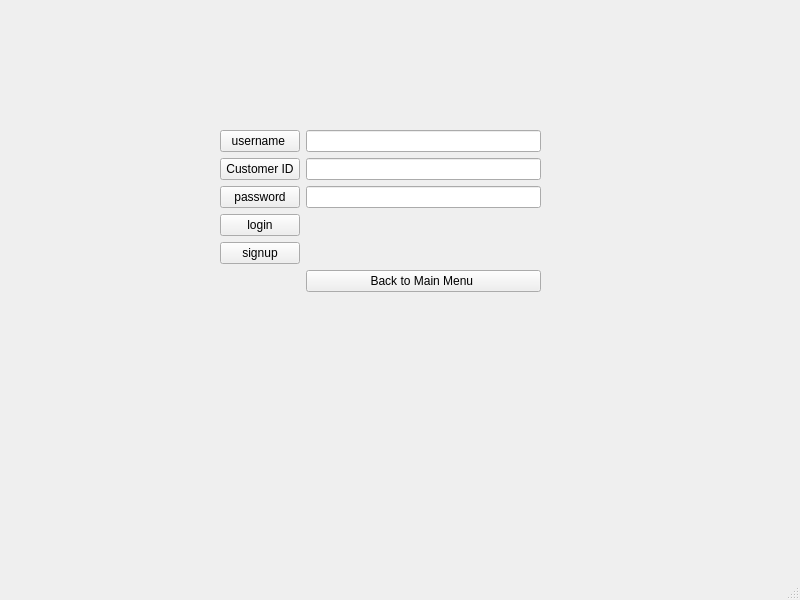
<?xml version="1.0" encoding="UTF-8"?>
<ui version="4.0">
 <class>CustomerLoginWindow</class>
 <widget class="QMainWindow" name="CustomerLoginWindow">
  <property name="geometry">
   <rect>
    <x>0</x>
    <y>0</y>
    <width>800</width>
    <height>600</height>
   </rect>
  </property>
  <property name="windowTitle">
   <string>MainWindow</string>
  </property>
  <widget class="QWidget" name="centralwidget">
   <widget class="QWidget" name="formLayoutWidget">
    <property name="geometry">
     <rect>
      <x>220</x>
      <y>130</y>
      <width>321</width>
      <height>221</height>
     </rect>
    </property>
    <layout class="QFormLayout" name="formLayout">
     <item row="0" column="0">
      <widget class="QPushButton" name="pushButton_username">
       <property name="text">
        <string>username </string>
       </property>
      </widget>
     </item>
     <item row="0" column="1">
      <widget class="QLineEdit" name="lineEdit_username"/>
     </item>
     <item row="2" column="0">
      <widget class="QPushButton" name="pushButton_password">
       <property name="text">
        <string>password</string>
       </property>
      </widget>
     </item>
     <item row="2" column="1">
      <widget class="QLineEdit" name="lineEdit_password"/>
     </item>
     <item row="4" column="0">
      <widget class="QPushButton" name="pushButton_signup">
       <property name="text">
        <string>signup</string>
       </property>
      </widget>
     </item>
     <item row="3" column="0">
      <widget class="QPushButton" name="pushButton_login">
       <property name="text">
        <string>login</string>
       </property>
      </widget>
     </item>
     <item row="5" column="1">
      <widget class="QPushButton" name="pushButton_backmenu">
       <property name="text">
        <string>Back to Main Menu </string>
       </property>
      </widget>
     </item>
     <item row="1" column="0">
      <widget class="QPushButton" name="pushButton_id">
       <property name="text">
        <string>Customer ID</string>
       </property>
      </widget>
     </item>
     <item row="1" column="1">
      <widget class="QLineEdit" name="lineEdit_id"/>
     </item>
    </layout>
   </widget>
  </widget>
  <widget class="QMenuBar" name="menubar">
   <property name="geometry">
    <rect>
     <x>0</x>
     <y>0</y>
     <width>800</width>
     <height>26</height>
    </rect>
   </property>
  </widget>
  <widget class="QStatusBar" name="statusbar"/>
 </widget>
 <resources/>
 <connections/>
</ui>
